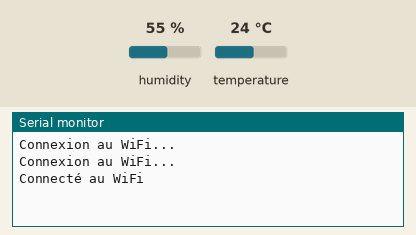
Bench run of a sketch on a simulated ESP32. Parts: the last lines printed to the serial monitor. The inputs (shaded band) are chosen by the test bench; at power-on: humidity 55 %, temperature 24 °C. WiFi joins after 1.5 s; servers stay silent unless stated; uploads are accepted with an empty reply.

Above: at 3.2 s.
3.3 s: humidity set to 22 %
At 4.7 s:
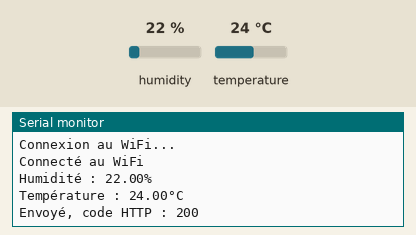
6.5 s: temperature set to 12 °C
At 8.57 s:
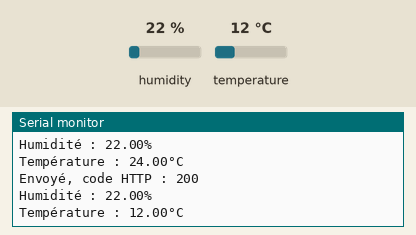
9.7 s: humidity set to 40 %
At 11.6 s:
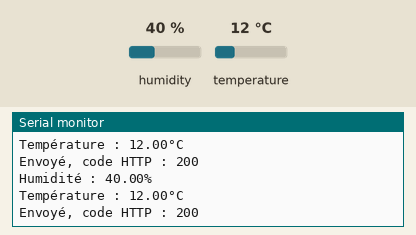

Measured:
- after the input at 3.3 s, the serial monitor: prints a new line after 0.71 s (image 1)
- after the input at 6.5 s, the serial monitor: prints a new line after 1.9 s (image 2)
- after the input at 9.7 s, the serial monitor: prints a new line after 0.92 s (image 3)

The sketch:

esp32_dht22_firebase.ino
```cpp
#include <DHT.h>
#include <WiFi.h>
#include <HTTPClient.h>
#include "config.h"

#define DHTPIN 4
#define DHTTYPE DHT22
DHT dht(DHTPIN, DHTTYPE);

void setup() {
  Serial.begin(115200);
  WiFi.begin(WIFI_SSID, WIFI_PASSWORD);
  while (WiFi.status() != WL_CONNECTED) {
    delay(1000);
    Serial.println("Connexion au WiFi...");
  }
  Serial.println("Connecté au WiFi");
  dht.begin();
}

void loop() {
  delay(2000);
  float humidity = dht.readHumidity();
  float temperature = dht.readTemperature();

  if (isnan(humidity) || isnan(temperature)) {
    Serial.println("Échec de la lecture du capteur DHT !");
    return;
  }
  Serial.println("Humidité : " + String(humidity) + "%");
  Serial.println("Température : " + String(temperature) + "°C");

  String url = String("https://") + FIREBASE_HOST + "/.json";
  if (String(FIREBASE_AUTH).length() > 0) url += String("?auth=") + FIREBASE_AUTH;
  String data = "{\"humidity\": " + String(humidity) + ", \"temperature\": " + String(temperature) + "}";

  HTTPClient http;
  http.begin(url);
  http.addHeader("Content-Type", "application/json");
  int code = http.PATCH(data);  // PATCH updates keys without wiping the rest of the DB

  if (code > 0) Serial.println("Envoyé, code HTTP : " + String(code));
  else Serial.println("Échec de l'envoi, code : " + String(code));
  http.end();
}
```

config.example.h
```cpp
// Copy this file to config.h and fill in your values. config.h is git-ignored.
#define WIFI_SSID "Wokwi-GUEST"   // Wokwi simulator network
#define WIFI_PASSWORD ""
// Host only, no https:// and no trailing slash, e.g. myproject-default-rtdb.europe-west1.firebasedatabase.app
#define FIREBASE_HOST "test-1d6cf-default-rtdb.europe-west1.firebasedatabase.app"
// Optional: database secret / ID token. Leave "" if your rules allow writes (test mode).
#define FIREBASE_AUTH ""
```
